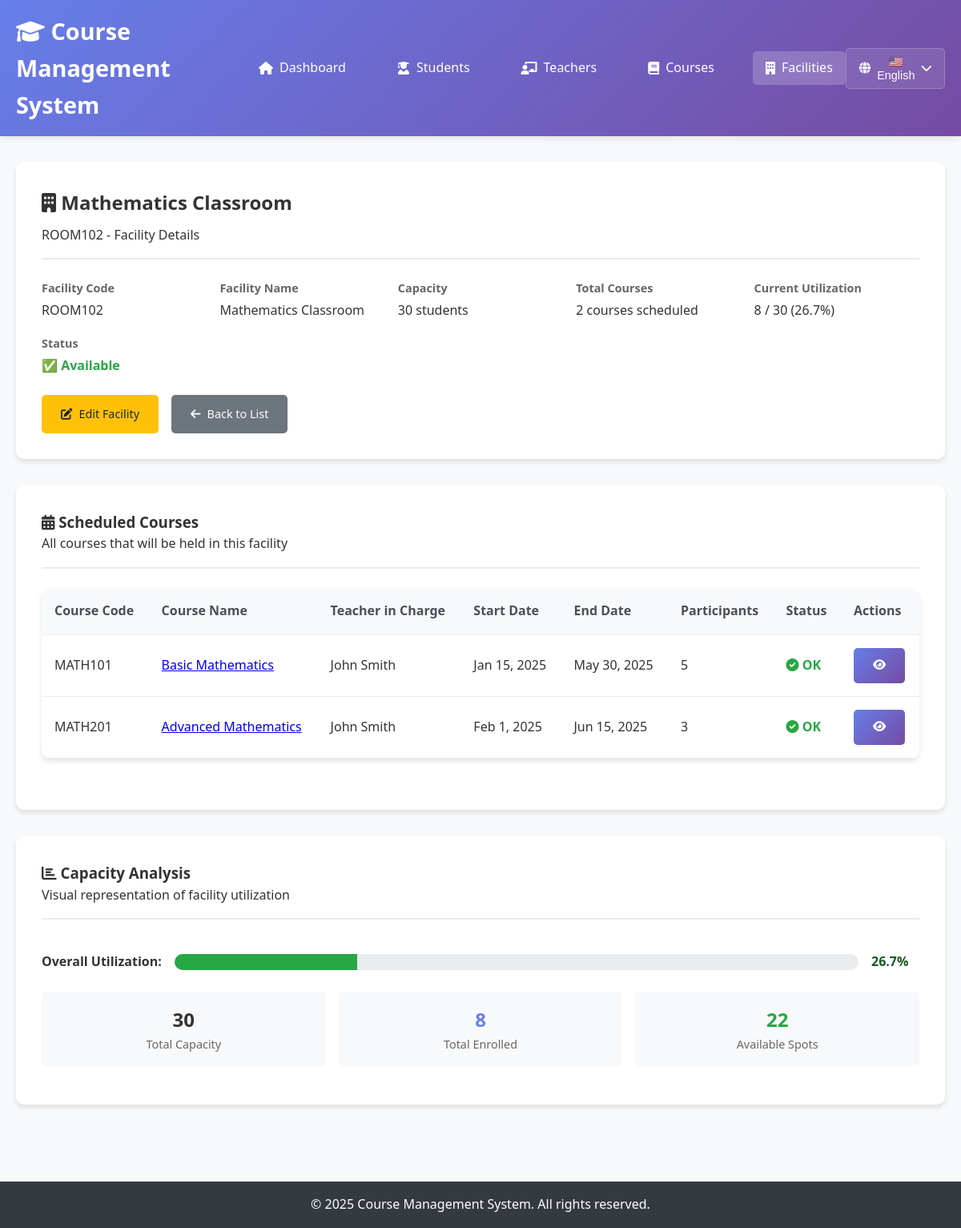
The app's page /facilities/view.php?id=ROOM102 with its own data.
### tables this page shows
CREATE TABLE `facilities` (
  `emblem` varchar(20) NOT NULL,
  `name` varchar(100) NOT NULL,
  `capacity` int(11) NOT NULL
);

CREATE TABLE `courses` (
  `emblem` varchar(20) NOT NULL,
  `name` varchar(100) NOT NULL,
  `description` text DEFAULT NULL,
  `start_day` date NOT NULL,
  `rest_of_day` date NOT NULL,
  `teacher_id` int(11) DEFAULT NULL,
  `facility_id` varchar(20) DEFAULT NULL
);

### config/database.php (called while the page is built, shortened)
<?php
function executeQuery($pdo, $sql, $params = []) {
    try {
        $stmt = $pdo->prepare($sql);
        $stmt->execute($params);
        return $stmt;
    } catch(PDOException $e) {
        throw new Exception("Query failed: " . $e->getMessage());
    }
}
function getRecordById($pdo, $table, $idColumn, $id) {
    $stmt = executeQuery($pdo, "SELECT * FROM $table WHERE $idColumn = ?", [$id]);
    return $stmt->fetch();
}
?>

### facilities/view.php (the view, shortened to what this page needs)
<?php
require_once '../config/database.php';
$facility_id = $_GET['id'] ?? null;
try {
    $facility = getRecordById($pdo, 'facilities', 'emblem', $facility_id);
    $sql = "SELECT c.emblem, c.name, c.start_day, c.rest_of_day,
                   CONCAT(t.first_name, ' ', t.surname) as teacher_name,
                   COUNT(cl.student_id) as participant_count
            FROM courses c
            LEFT JOIN teachers t ON c.teacher_id = t.identification_number
            LEFT JOIN course_logins cl ON c.emblem = cl.course_id
            WHERE c.facility_id = ?
            GROUP BY c.emblem
            ORDER BY c.start_day";
    $stmt = executeQuery($pdo, $sql, [$facility_id]);
    $scheduledCourses = $stmt->fetchAll();
} catch(Exception $e) {
    $error = "Error loading facility details: " . $e->getMessage();
}
?>
<!DOCTYPE html>
<html lang="en">
<head>
    <link rel="stylesheet" href="../css/style.css">
    <link href="https://cdnjs.cloudflare.com/ajax/libs/font-awesome/6.0.0/css/all.min.css" rel="stylesheet">
</head>
<body>
    <header>
        <nav class="navbar">
            <div class="nav-container">
                <h1><i class="fas fa-graduation-cap"></i> Course Management System</h1>
                <ul class="nav-menu">
                    <li><a href="../index.php"><i class="fas fa-home"></i> Dashboard</a></li>
                    <li><a href="../students/index.php"><i class="fas fa-user-graduate"></i> Students</a></li>
                    <li><a href="../teachers/index.php"><i class="fas fa-chalkboard-teacher"></i> Teachers</a></li>
                    <li><a href="../courses/index.php"><i class="fas fa-book"></i> Courses</a></li>
                    <li><a href="index.php" class="active"><i class="fas fa-building"></i> Facilities</a></li>
                </ul>
            </div>
        </nav>
    </header>
    <main class="main-content">
        <div class="container">
            <?php if (isset($facility)): ?>
                <div class="detail-card">
                    <div class="detail-header">
                        <h2><i class="fas fa-building"></i> <?= htmlspecialchars($facility['name']) ?></h2>
                        <p><?= htmlspecialchars($facility['emblem']) ?> - Facility Details</p>
                    </div>
                    <div class="detail-info">
                        <div class="info-item">
                            <span class="info-label">Facility Code</span>
                            <span class="info-value"><?= htmlspecialchars($facility['emblem']) ?></span>
                        </div>
                        <div class="info-item">
                            <span class="info-label">Facility Name</span>
                            <span class="info-value"><?= htmlspecialchars($facility['name']) ?></span>
                        </div>
                        <div class="info-item">
                            <span class="info-label">Capacity</span>
                            <span class="info-value"><?= htmlspecialchars($facility['capacity']) ?> students</span>
                        </div>
                        <div class="info-item">
                            <span class="info-label">Total Courses</span>
                            <span class="info-value"><?= count($scheduledCourses) ?> courses scheduled</span>
                        </div>
                        <div class="info-item">
                            <span class="info-label">Current Utilization</span>
                            <span class="info-value">
                                <?php
                                $totalParticipants = array_sum(array_column($scheduledCourses, 'participant_count'));
                                $utilization = $facility['capacity'] > 0 ?
                                    round(($totalParticipants / $facility['capacity']) * 100, 1) : 0;
                                ?>
                                <?= $totalParticipants ?> / <?= $facility['capacity'] ?>
                                (<?= $utilization ?>%)
                            </span>
                        </div>
                        <div class="info-item">
                            <span class="info-label">Status</span>
                            <span class="info-value">
                                <?php if ($totalParticipants > $facility['capacity']): ?>
                                    <span style="color: #dc3545; font-weight: 600;">⚠️ Over Capacity</span>
                                <?php elseif ($utilization > 80): ?>
                                    <span style="color: #ffc107; font-weight: 600;">⚡ High Usage</span>
                                <?php else: ?>
                                    <span style="color: #28a745; font-weight: 600;">✅ Available</span>
                                <?php endif; ?>
                            </span>
                        </div>
                    </div>
                    <div class="action-buttons">
                        <a href="edit.php?id=<?= urlencode($facility['emblem']) ?>" class="btn btn-warning">
                            <i class="fas fa-edit"></i> Edit Facility
                        </a>
                        <a href="index.php" class="btn btn-secondary">
                            <i class="fas fa-arrow-left"></i> Back to List
                        </a>
                    </div>
                </div>
                <div class="detail-card">
                    <div class="detail-header">
                        <h3><i class="fas fa-calendar-alt"></i> Scheduled Courses</h3>
                        <p>All courses that will be held in this facility</p>
                    </div>
                    <?php if (count($scheduledCourses) > 0): ?>
                        <div class="table">
                            <table>
                                <thead>
                                    <tr>
                                        <th>Course Code</th>
                                        <th>Course Name</th>
                                        <th>Teacher in Charge</th>
                                        <th>Start Date</th>
                                        <th>End Date</th>
                                        <th>Participants</th>
                                        <th>Status</th>
                                        <th>Actions</th>
                                    </tr>
                                </thead>
                                <tbody>
                                    <?php foreach ($scheduledCourses as $course): ?>
                                        <tr>
                                            <td><?= htmlspecialchars($course['emblem']) ?></td>
                                            <td>
                                                <a href="../courses/view.php?id=<?= urlencode($course['emblem']) ?>">
                                                    <?= htmlspecialchars($course['name']) ?>
                                                </a>
                                            </td>
                                            <td><?= htmlspecialchars($course['teacher_name'] ?: 'No teacher assigned') ?></td>
                                            <td><?= date('M j, Y', strtotime($course['start_day'])) ?></td>
                                            <td><?= date('M j, Y', strtotime($course['rest_of_day'])) ?></td>
                                            <td><?= htmlspecialchars($course['participant_count']) ?></td>
                                            <td>
                                                <?php if ($course['participant_count'] > $facility['capacity']): ?>
                                                    <span style="color: #dc3545; font-weight: 600;">
                                                        <i class="fas fa-exclamation-triangle warning-icon"></i> Over Capacity
                                                    </span>
                                                <?php elseif ($course['participant_count'] > ($facility['capacity'] * 0.8)): ?>
                                                    <span style="color: #ffc107; font-weight: 600;">
                                                        <i class="fas fa-exclamation-circle"></i> Nearly Full
                                                    </span>
                                                <?php else: ?>
                                                    <span style="color: #28a745; font-weight: 600;">
                                                        <i class="fas fa-check-circle"></i> OK
                                                    </span>
                                                <?php endif; ?>
                                            </td>
                                            <td>
                                                <a href="../courses/view.php?id=<?= urlencode($course['emblem']) ?>"
                                                   class="btn btn-primary" title="View Course">
                                                    <i class="fas fa-eye"></i>
                                                </a>
                                            </td>
                                        </tr>
                                    <?php endforeach; ?>
                                </tbody>
                            </table>
                        </div>
                    <?php endif; ?>
                </div>
                <?php if (count($scheduledCourses) > 0): ?>
                <div class="detail-card">
                    <div class="detail-header">
                        <h3><i class="fas fa-chart-bar"></i> Capacity Analysis</h3>
                        <p>Visual representation of facility utilization</p>
                    </div>
                    <div style="padding: 1rem 0;">
                        <div style="display: flex; align-items: center; gap: 1rem; margin-bottom: 1rem;">
                            <span style="font-weight: 600;">Overall Utilization:</span>
                            <div style="flex: 1; background: #e9ecef; height: 20px; border-radius: 10px; overflow: hidden;">
                                <div style="width: <?= min($utilization, 100) ?>%; height: 100%;
                                           background: <?= $utilization > 100 ? '#dc3545' :
                                                         ($utilization > 80 ? '#ffc107' : '#28a745') ?>;
                                           transition: width 0.3s ease;"></div>
                            </div>
                            <span style="font-weight: 600; min-width: 60px;
                                        color: <?= $utilization > 100 ? '#dc3545' :
                                                  ($utilization > 80 ? '#856404' : '#155724') ?>;">
                                <?= $utilization ?>%
                            </span>
                        </div>
                        <div style="display: grid; grid-template-columns: repeat(auto-fit, minmax(150px, 1fr)); gap: 1rem; margin-top: 1.5rem;">
                            <div style="text-align: center; padding: 1rem; background: #f8f9fa; border-radius: 5px;">
                                <div style="font-size: 1.5rem; font-weight: bold; color: #333;"><?= $facility['capacity'] ?></div>
                                <div style="color: #666; font-size: 0.9rem;">Total Capacity</div>
                            </div>
                            <div style="text-align: center; padding: 1rem; background: #f8f9fa; border-radius: 5px;">
                                <div style="font-size: 1.5rem; font-weight: bold; color: #667eea;"><?= $totalParticipants ?></div>
                                <div style="color: #666; font-size: 0.9rem;">Total Enrolled</div>
                            </div>
                            <div style="text-align: center; padding: 1rem; background: #f8f9fa; border-radius: 5px;">
                                <div style="font-size: 1.5rem; font-weight: bold; color: <?= $facility['capacity'] - $totalParticipants >= 0 ? '#28a745' : '#dc3545' ?>;">
                                    <?= $facility['capacity'] - $totalParticipants ?>
                                </div>
                                <div style="color: #666; font-size: 0.9rem;">Available Spots</div>
                            </div>
                        </div>
                    </div>
                </div>
                <?php endif; ?>
            <?php endif; ?>
        </div>
    </main>
    <footer>
        <div class="container">
            <p>&copy; 2025 Course Management System. All rights reserved.</p>
        </div>
    </footer>
</body>
</html>

### css/style.css (style rules this page uses)
* { margin: 0; padding: 0; box-sizing: border-box; }
body { font-family: 'Segoe UI', Tahoma, Geneva, Verdana, sans-serif; line-height: 1.6; color: #333; background-color: #f8f9fa; }
.container { max-width: 1200px; margin: 0 auto; padding: 0 20px; }
header { background: linear-gradient(135deg, #667eea 0%, #764ba2 100%); color: white; box-shadow: 0 2px 10px rgba(0,0,0,0.1); }
.navbar { padding: 1rem 0; }
.nav-container { display: flex; justify-content: space-between; align-items: center; max-width: 1200px; margin: 0 auto; padding: 0 20px; }
.navbar h1 { font-size: 1.8rem; font-weight: 600; }
.nav-menu { display: flex; list-style: none; gap: 2rem; }
.nav-menu a { color: white; text-decoration: none; padding: 0.5rem 1rem; border-radius: 5px; transition: background-color 0.3s; display: flex; align-items: center; gap: 0.5rem; }
.nav-menu a:hover, .nav-menu a.active { background-color: rgba(255,255,255,0.2); }
.main-content { min-height: calc(100vh - 120px); padding: 2rem 0; }
.action-buttons { display: flex; gap: 1rem; flex-wrap: wrap; }
.btn { display: inline-flex; align-items: center; gap: 0.5rem; padding: 0.75rem 1.5rem; border: none; border-radius: 5px; text-decoration: none; font-weight: 500; cursor: pointer; transition: all 0.3s; font-size: 0.9rem; min-height: 44px; justify-content: center; }
.btn-primary { background: linear-gradient(135deg, #667eea 0%, #764ba2 100%); color: white; }
.btn-secondary { background: #6c757d; color: white; }
.btn-warning { background: #ffc107; color: #212529; }
.table { width: 100%; background: white; border-radius: 10px; overflow: hidden; box-shadow: 0 4px 6px rgba(0,0,0,0.1); margin-bottom: 2rem; overflow-x: auto; -webkit-overflow-scrolling: touch; }
.table table { width: 100%; border-collapse: collapse; min-width: 600px; }
.table th, .table td { padding: 1rem; text-align: left; border-bottom: 1px solid #e9ecef; }
.table th { background: #f8f9fa; font-weight: 600; color: #495057; }
.detail-card { background: white; padding: 2rem; border-radius: 10px; box-shadow: 0 4px 6px rgba(0,0,0,0.1); margin-bottom: 2rem; }
.detail-header { border-bottom: 2px solid #e9ecef; padding-bottom: 1rem; margin-bottom: 1.5rem; }
.detail-header h2 { color: #333; margin-bottom: 0.5rem; }
.detail-info { display: grid; grid-template-columns: repeat(auto-fit, minmax(200px, 1fr)); gap: 1rem; margin-bottom: 1.5rem; }
.info-item { display: flex; flex-direction: column; }
.info-label { font-weight: 600; color: #666; font-size: 0.9rem; margin-bottom: 0.25rem; }
.info-value { color: #333; font-size: 1rem; }
footer { background: #343a40; color: white; text-align: center; padding: 1rem 0; margin-top: 2rem; }
html { scroll-behavior: smooth; }

### records on screen
facilities: name "Mathematics Classroom", emblem "ROOM102", capacity "30", capacity "26.7", $facility['capacity']-$totalParticipants "22"
courses: emblem "MATH101", name "Basic Mathematics", teacher_name "John Smith", start_day "Jan 15, 2025", rest_of_day "May 30, 2025", participant_count "5"
courses: emblem "MATH201", name "Advanced Mathematics", teacher_name "John Smith", start_day "Feb 1, 2025", rest_of_day "Jun 15, 2025", participant_count "3"

### other values on screen
count($scheduledCourses) "2"
$totalParticipants "8"
